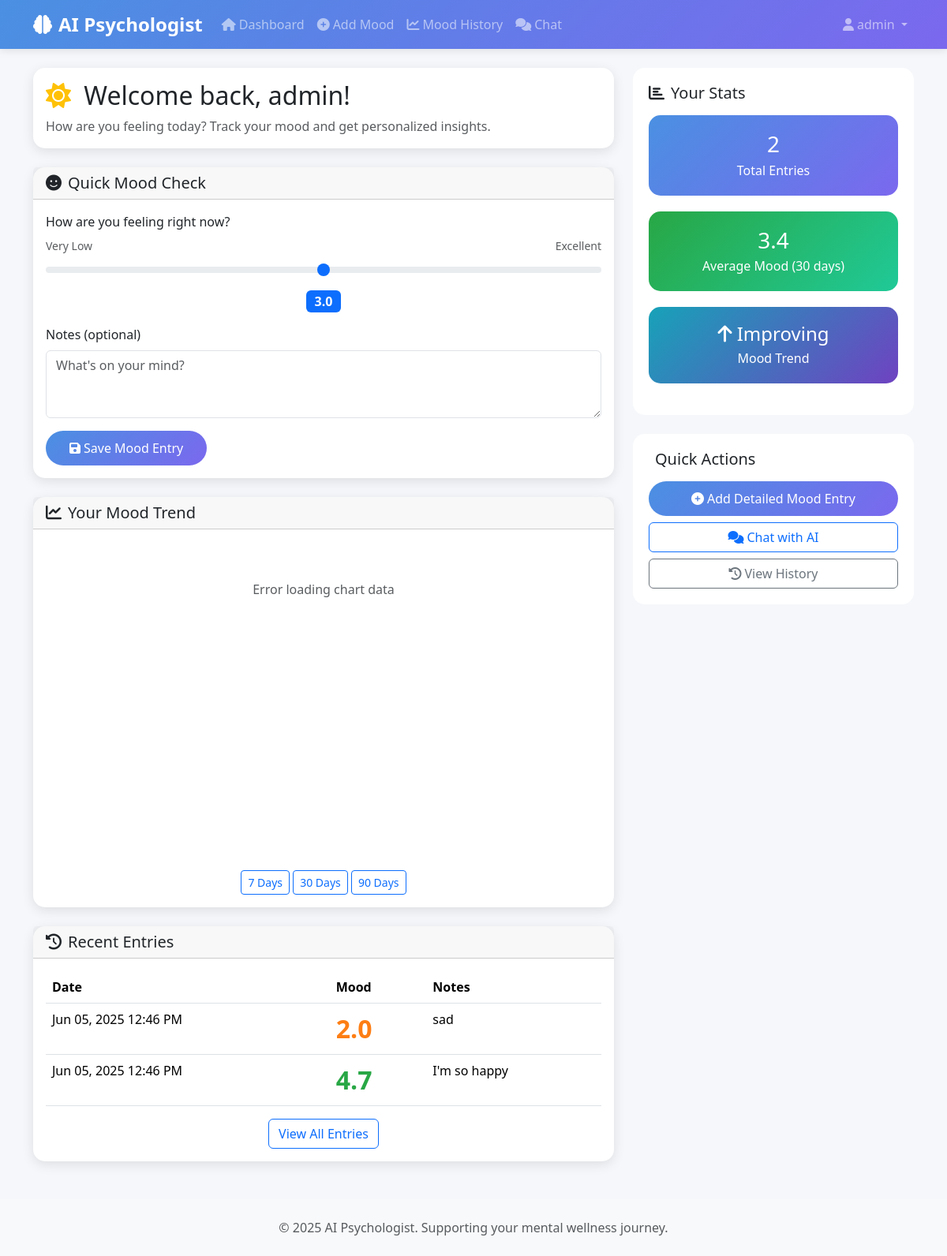
Page /dashboard/ (signed in) on the committed database.
### accounts/models.py (models this page shows, shortened)
class User(AbstractUser):
    created_at = models.DateTimeField(auto_now_add=True)
    updated_at = models.DateTimeField(auto_now=True)

### mood_tracking/models.py (models this page shows, shortened)
class MoodEntry(models.Model):
    MOOD_CHOICES = [
        (1, 'Very Low'),
        (2, 'Low'),
        (3, 'Neutral'),
        (4, 'Good'),
        (5, 'Excellent'),
    ]
    user = models.ForeignKey(User, on_delete=models.CASCADE, related_name='mood_entries')
    mood_score = models.FloatField(
        validators=[MinValueValidator(1.0), MaxValueValidator(5.0)],
        help_text="Mood score from 1 (very low) to 5 (excellent)"
    )
    notes = models.TextField(blank=True, null=True, help_text="Optional notes about your mood")
    created_at = models.DateTimeField(auto_now_add=True)
    updated_at = models.DateTimeField(auto_now=True)
    class Meta:
        ordering = ['-created_at']
        verbose_name = 'Mood Entry'
        verbose_name_plural = 'Mood Entries'

### dashboard/views.py (the view)
# urls.py: path('', views.DashboardHomeView.as_view(), name='home'),
class DashboardHomeView(LoginRequiredMixin, TemplateView):
    template_name = 'dashboard/home.html'
    def get_context_data(self, **kwargs):
        context = super().get_context_data(**kwargs)
        user = self.request.user
        recent_moods = MoodEntry.objects.filter(user=user).order_by('-created_at')[:5]
        ai_mood_response = self.request.session.pop('ai_mood_response', None)
        thirty_days_ago = datetime.now() - timedelta(days=30)
        mood_entries = MoodEntry.objects.filter(
            user=user,
            created_at__gte=thirty_days_ago
        )
        mood_stats = {
            'total_entries': mood_entries.count(),
            'average_mood': 0,
            'mood_trend': 'stable'
        }
        if mood_entries.exists():
            mood_scores = list(mood_entries.values_list('mood_score', flat=True))
            mood_stats['average_mood'] = sum(mood_scores) / len(mood_scores)
            if len(mood_scores) >= 2:
                recent_avg = sum(mood_scores[-5:]) / min(5, len(mood_scores))
                older_avg = sum(mood_scores[:-5]) / max(1, len(mood_scores) - 5)
                if recent_avg > older_avg + 0.2:
                    mood_stats['mood_trend'] = 'improving'
                elif recent_avg < older_avg - 0.2:
                    mood_stats['mood_trend'] = 'declining'
        context.update({
            'recent_moods': recent_moods,
            'mood_stats': mood_stats,
            'ai_mood_response': ai_mood_response,
        })
        return context

### templates/dashboard/home.html (shortened to what this page needs)
{% extends 'base.html' %}
{% load crispy_forms_tags %}
{% block content %}
<div class="row">
    <div class="col-lg-8">
        <div class="card mb-4">
            <div class="card-body">
                <h2 class="card-title">
                    <i class="fas fa-sun text-warning me-2"></i>
                    Welcome back, {{ user.first_name|default:user.username }}!
                </h2>
                <p class="card-text text-muted">
                    How are you feeling today? Track your mood and get personalized insights.
                </p>
            </div>
        </div>
        <div class="card mb-4">
            <div class="card-header">
                <h5 class="mb-0">
                    <i class="fas fa-smile me-2"></i>Quick Mood Check
                </h5>
            </div>
            <div class="card-body">
                <form id="quick-mood-form">
                    <div class="mb-3">
                        <label for="mood-slider" class="form-label">How are you feeling right now?</label>
                        <div class="d-flex justify-content-between mb-2">
                            <small class="text-muted">Very Low</small>
                            <small class="text-muted">Excellent</small>
                        </div>
                        <input type="range" class="form-range" id="mood-slider" name="mood_score"
                               min="1" max="5" step="0.1" value="3">
                        <div class="text-center mt-2">
                            <span id="mood-value" class="badge bg-primary fs-6">3.0</span>
                        </div>
                    </div>
                    <div class="mb-3">
                        <label for="mood-notes" class="form-label">Notes (optional)</label>
                        <textarea class="form-control" id="mood-notes" name="notes" rows="3"
                                  placeholder="What's on your mind?"></textarea>
                    </div>
                    <button type="submit" class="btn btn-primary">
                        <i class="fas fa-save me-1"></i>Save Mood Entry
                    </button>
                </form>
            </div>
        </div>
        <div class="card mb-4">
            <div class="card-header">
                <h5 class="mb-0">
                    <i class="fas fa-chart-line me-2"></i>Your Mood Trend
                </h5>
            </div>
            <div class="card-body">
                <div id="mood-chart" style="height: 400px;"></div>
                <div class="text-center mt-3">
                    <button class="btn btn-outline-primary btn-sm" onclick="loadMoodChart(7)">7 Days</button>
                    <button class="btn btn-outline-primary btn-sm" onclick="loadMoodChart(30)">30 Days</button>
                    <button class="btn btn-outline-primary btn-sm" onclick="loadMoodChart(90)">90 Days</button>
                </div>
            </div>
        </div>
        <div class="card">
            <div class="card-header">
                <h5 class="mb-0">
                    <i class="fas fa-history me-2"></i>Recent Entries
                </h5>
            </div>
            <div class="card-body">
                {% if recent_moods %}
                <div class="table-responsive">
                    <table class="table table-hover">
                        <thead>
                            <tr>
                                <th>Date</th>
                                <th>Mood</th>
                                <th>Notes</th>
                            </tr>
                        </thead>
                        <tbody>
                            {% for mood in recent_moods %}
                            <tr>
                                <td>{{ mood.created_at|date:"M d, Y g:i A" }}</td>
                                <td>
                                    <span class="mood-score
                                        {% if mood.mood_score <= 1.5 %}mood-very-low
                                        {% elif mood.mood_score <= 2.5 %}mood-low
                                        {% elif mood.mood_score <= 3.5 %}mood-neutral
                                        {% elif mood.mood_score <= 4.5 %}mood-good
                                        {% else %}mood-excellent{% endif %}">
                                        {{ mood.mood_score }}
                                    </span>
                                </td>
                                <td>{{ mood.notes|default:"No notes"|truncatewords:10 }}</td>
                            </tr>
                            {% endfor %}
                        </tbody>
                    </table>
                </div>
                <div class="text-center">
                    <a href="{% url 'mood_tracking:history' %}" class="btn btn-outline-primary">
                        View All Entries
                    </a>
                </div>
                {% else %}
                <div class="text-center py-4">
                    <i class="fas fa-chart-line text-muted" style="font-size: 3rem;"></i>
                    <p class="text-muted mt-2">No mood entries yet. Start tracking your mood above!</p>
                </div>
                {% endif %}
            </div>
        </div>
    </div>
    <div class="col-lg-4">
        <div class="sidebar mb-4">
            <h5 class="mb-3">
                <i class="fas fa-chart-bar me-2"></i>Your Stats
            </h5>
            <div class="stat-card primary">
                <div class="h3 mb-1">{{ mood_stats.total_entries }}</div>
                <div>Total Entries</div>
            </div>
            <div class="stat-card success">
                <div class="h3 mb-1">{{ mood_stats.average_mood|floatformat:1 }}</div>
                <div>Average Mood (30 days)</div>
            </div>
            <div class="stat-card info">
                <div class="h4 mb-1">
                    {% if mood_stats.mood_trend == 'improving' %}
                        <i class="fas fa-arrow-up"></i> Improving
                    {% elif mood_stats.mood_trend == 'declining' %}
                        <i class="fas fa-arrow-down"></i> Declining
                    {% else %}
                        <i class="fas fa-minus"></i> Stable
                    {% endif %}
                </div>
                <div>Mood Trend</div>
            </div>
        </div>
        <div class="sidebar">
            <h5 class="mb-3">
                Quick Actions
            </h5>
            <div class="d-grid gap-2">
                <a href="{% url 'mood_tracking:add_mood' %}" class="btn btn-primary">
                    <i class="fas fa-plus-circle me-1"></i>Add Detailed Mood Entry
                </a>
                <a href="{% url 'chat:chat' %}" class="btn btn-outline-primary">
                    <i class="fas fa-comments me-1"></i>Chat with AI
                </a>
                <a href="{% url 'mood_tracking:history' %}" class="btn btn-outline-secondary">
                    <i class="fas fa-history me-1"></i>View History
                </a>
            </div>
        </div>
    </div>
</div>
{% endblock %}

### templates/base.html (shortened to what this page needs)
<!DOCTYPE html>
<html lang="en">
<head>
    <link href="https://cdn.jsdelivr.net/npm/bootstrap@5.3.2/dist/css/bootstrap.min.css" rel="stylesheet">
    <link href="https://cdnjs.cloudflare.com/ajax/libs/font-awesome/6.4.0/css/all.min.css" rel="stylesheet">
</head>
<body>
    <nav class="navbar navbar-expand-lg navbar-dark">
        <div class="container">
            <a class="navbar-brand" href="{% url 'dashboard:home' %}">
                <i class="fas fa-brain me-2"></i>AI Psychologist
            </a>
            <div class="collapse navbar-collapse" id="navbarNav">
                <ul class="navbar-nav me-auto">
                    {% if user.is_authenticated %}
                        <li class="nav-item">
                            <a class="nav-link" href="{% url 'dashboard:home' %}">
                                <i class="fas fa-home me-1"></i>Dashboard
                            </a>
                        </li>
                        <li class="nav-item">
                            <a class="nav-link" href="{% url 'mood_tracking:add_mood' %}">
                                <i class="fas fa-plus-circle me-1"></i>Add Mood
                            </a>
                        </li>
                        <li class="nav-item">
                            <a class="nav-link" href="{% url 'mood_tracking:history' %}">
                                <i class="fas fa-chart-line me-1"></i>Mood History
                            </a>
                        </li>
                        <li class="nav-item">
                            <a class="nav-link" href="{% url 'chat:chat' %}">
                                <i class="fas fa-comments me-1"></i>Chat
                            </a>
                        </li>
                    {% endif %}
                </ul>
                <ul class="navbar-nav">
                    {% if user.is_authenticated %}
                        <li class="nav-item dropdown">
                            <a class="nav-link dropdown-toggle" href="#" role="button" data-bs-toggle="dropdown">
                                <i class="fas fa-user me-1"></i>{{ user.username }}
                            </a>
                        </li>
                    {% endif %}
                </ul>
            </div>
        </div>
    </nav>
    <main class="container my-4">
        {% block content %}{% endblock %}
    </main>
    <footer class="bg-light text-center py-4 mt-5">
        <div class="container">
            <p class="text-muted mb-0">
                &copy; 2025 AI Psychologist. Supporting your mental wellness journey.
            </p>
        </div>
    </footer>
</body>
</html>

### templates/base.html (style rules this page uses)
:root { --primary-color: #4A90E2; --secondary-color: #7B68EE; --success-color: #28a745; --info-color: #17a2b8; --warning-color: #ffc107; --danger-color: #dc3545; --light-color: #f8f9fa; --dark-color: #343a40; }
body { background-color: #f5f7fa; font-family: 'Segoe UI', Tahoma, Geneva, Verdana, sans-serif; }
.navbar { background: linear-gradient(135deg, var(--primary-color), var(--secondary-color)); box-shadow: 0 2px 10px rgba(0,0,0,0.1); }
.navbar-brand { font-weight: bold; font-size: 1.5rem; }
.card { border: none; border-radius: 15px; box-shadow: 0 4px 15px rgba(0,0,0,0.1); transition: transform 0.2s; }
.btn-primary { background: linear-gradient(135deg, var(--primary-color), var(--secondary-color)); border: none; border-radius: 25px; padding: 10px 30px; transition: all 0.3s; }
.mood-score { font-size: 2rem; font-weight: bold; }
.mood-low { color: #fd7e14; }
.mood-excellent { color: #28a745; }
.sidebar { background: white; border-radius: 15px; padding: 20px; height: fit-content; }
.stat-card { text-align: center; padding: 20px; border-radius: 15px; color: white; margin-bottom: 20px; }
.stat-card.primary { background: linear-gradient(135deg, var(--primary-color), var(--secondary-color)); }
.stat-card.success { background: linear-gradient(135deg, var(--success-color), #20c997); }
.stat-card.info { background: linear-gradient(135deg, var(--info-color), #6f42c1); }

### rows in the picture
User: username "admin", first_name "admin"
MoodEntry: created_at "Jun 05, 2025 12:46 PM", mood_score "2.0", notes "sad"
MoodEntry: created_at "Jun 05, 2025 12:46 PM", mood_score "4.7", notes "I'm so happy"

### other values in the picture
{{ mood_stats.total_entries }} "2"
{{ mood_stats.average_mood|floatformat:1 }} "3.4"
